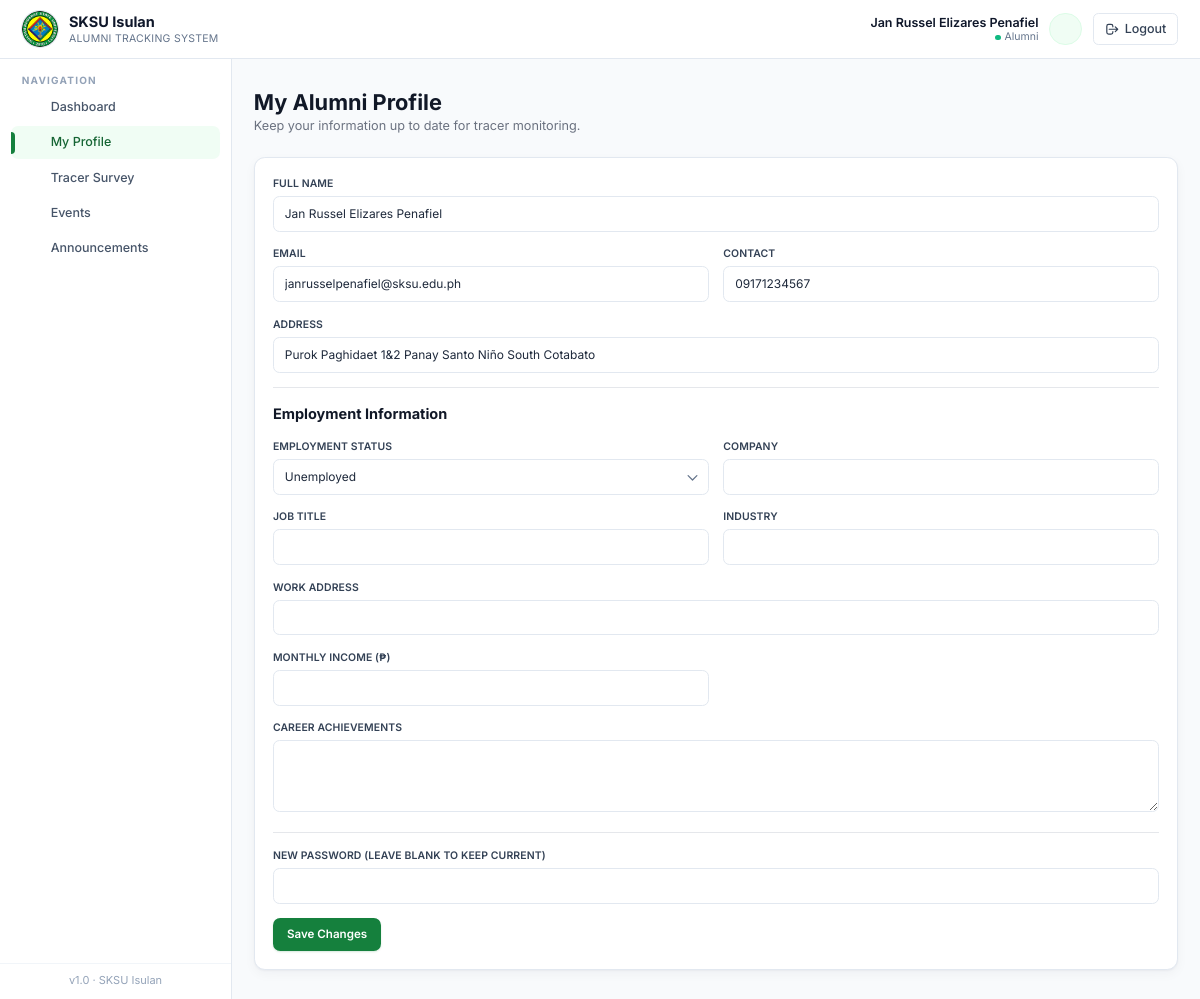
The page /pages/alumni/profile.php (signed in) on the database its author committed.
### tables this page shows
CREATE TABLE `users` (
  `id` int(11) NOT NULL,
  `full_name` varchar(150) NOT NULL,
  `email` varchar(150) NOT NULL,
  `password` varchar(255) NOT NULL,
  `role` enum('student','registrar','alumni','admin') NOT NULL DEFAULT 'student',
  `contact` varchar(30) DEFAULT NULL,
  `address` varchar(255) DEFAULT NULL,
  `status` enum('active','inactive') DEFAULT 'active',
  `created_at` datetime DEFAULT current_timestamp()
);

CREATE TABLE `alumni` (
  `id` int(11) NOT NULL,
  `user_id` int(11) NOT NULL,
  `graduate_id` int(11) NOT NULL,
  `employment_status` enum('Employed','Unemployed','Self-Employed','Further Studies') DEFAULT 'Unemployed',
  `company_name` varchar(150) DEFAULT NULL,
  `job_title` varchar(120) DEFAULT NULL,
  `industry` varchar(120) DEFAULT NULL,
  `work_address` varchar(255) DEFAULT NULL,
  `monthly_income` decimal(10,2) DEFAULT NULL,
  `career_achievements` text DEFAULT NULL,
  `last_updated` datetime DEFAULT current_timestamp()
);

### includes/auth.php (called while the page is built, shortened)
<?php
require_once __DIR__ . '/db.php';
function is_logged_in() {
    return isset($_SESSION['user_id']);
}
function current_user_id() {
    return $_SESSION['user_id'] ?? null;
}
function current_user() {
    global $conn;
    return db_select_one($conn, "SELECT * FROM users WHERE id=?", 'i', [current_user_id()]);
}

### includes/db.php (called while the page is built, shortened)
<?php
function db_select($conn, $sql, $types = '', $params = []) {
    $stmt = mysqli_prepare($conn, $sql);
    if (!empty($params)) {
        mysqli_stmt_bind_param($stmt, $types, ...$params);
    }
    mysqli_stmt_execute($stmt);
    $result = mysqli_stmt_get_result($stmt);
    $rows = [];
    while ($row = mysqli_fetch_assoc($result)) {
        $rows[] = $row;
    }
    return $rows;
}
function db_select_one($conn, $sql, $types = '', $params = []) {
    $rows = db_select($conn, $sql, $types, $params);
    return $rows[0] ?? null;
}
function e($value) {
    return htmlspecialchars((string)$value, ENT_QUOTES, 'UTF-8');
}

### pages/alumni/profile.php (the view, shortened to what this page needs)
<?php
require_once __DIR__ . '/../../includes/auth.php';
$uid = current_user_id();
$user = current_user();
$alumni = db_select_one($conn, "SELECT * FROM alumni WHERE user_id=?", 'i', [$uid]);
include __DIR__ . '/../../templates/header.php';
include __DIR__ . '/../../templates/sidebar.php';
?>
<main class="flex-1 px-4 sm:px-6 py-8">
  <h1 class="text-2xl font-bold text-gray-900">My Alumni Profile</h1>
  <p class="text-sm text-gray-500">Keep your information up to date for tracer monitoring.</p>
  <form action="<?= APP_URL ?>/actions/alumni_update_profile.php" method="post" class="mt-6 card grid sm:grid-cols-2 gap-4">
    <div class="sm:col-span-2"><label class="label">Full Name</label><input type="text" name="full_name" class="input" value="<?= e($user['full_name']) ?>" required></div>
    <div><label class="label">Email</label><input type="email" name="email" class="input" value="<?= e($user['email']) ?>" required></div>
    <div><label class="label">Contact</label><input type="text" name="contact" class="input" value="<?= e($user['contact']) ?>"></div>
    <div class="sm:col-span-2"><label class="label">Address</label><input type="text" name="address" class="input" value="<?= e($user['address']) ?>"></div>
    <div class="sm:col-span-2 border-t pt-4"><h3 class="font-bold text-gray-900">Employment Information</h3></div>
    <div><label class="label">Employment Status</label>
      <select name="employment_status" class="input">
        <?php foreach (['Employed','Unemployed','Self-Employed','Further Studies'] as $o): ?>
          <option <?= ($alumni['employment_status']??'')===$o?'selected':'' ?>><?= $o ?></option>
        <?php endforeach; ?>
      </select>
    </div>
    <div><label class="label">Company</label><input type="text" name="company_name" class="input" value="<?= e($alumni['company_name']??'') ?>"></div>
    <div><label class="label">Job Title</label><input type="text" name="job_title" class="input" value="<?= e($alumni['job_title']??'') ?>"></div>
    <div><label class="label">Industry</label><input type="text" name="industry" class="input" value="<?= e($alumni['industry']??'') ?>"></div>
    <div class="sm:col-span-2"><label class="label">Work Address</label><input type="text" name="work_address" class="input" value="<?= e($alumni['work_address']??'') ?>"></div>
    <div><label class="label">Monthly Income (₱)</label><input type="number" step="0.01" name="monthly_income" class="input" value="<?= e($alumni['monthly_income']??'') ?>"></div>
    <div class="sm:col-span-2"><label class="label">Career Achievements</label><textarea name="career_achievements" rows="3" class="input"><?= e($alumni['career_achievements']??'') ?></textarea></div>
    <div class="sm:col-span-2 border-t pt-4">
      <label class="label">New Password (leave blank to keep current)</label>
      <input type="password" name="password" class="input" minlength="6">
    </div>
    <div class="sm:col-span-2"><button class="btn-primary">Save Changes</button></div>
  </form>
</main>
<?php include __DIR__ . '/../../templates/footer.php'; ?>

### assets/css/app.css (style rules this page uses)
:root { --crimson-50:#f0fdf4; --crimson-100:#dcfce7; --crimson-200:#bbf7d0; --crimson-300:#86efac; --crimson-400:#4ade80; --crimson-500:#22c55e; --crimson-600:#16a34a; --crimson-700:#15803d; --crimson-800:#166534; --crimson-900:#14532d; --ink-50:#f8fafc; --ink-100:#f1f5f9; --ink-200:#e2e8f0; --ink-300:#cbd5e1; --ink-400:#94a3b8; --ink-500:#64748b; --ink-600:#475569; --ink-700:#334155; --ink-800:#1e293b; --ink-900:#0f172a; }
html { font-size: 14.5px; }
html, body { font-family: 'Inter', ui-sans-serif, system-ui, -apple-system, 'Segoe UI', Roboto, sans-serif; }
body { color: var(--ink-800); background: var(--ink-50); line-height: 1.5; }
.card { background:#fff; border-radius: 0.75rem; border:1px solid var(--ink-200); box-shadow: 0 1px 2px rgba(15,23,42,0.04), 0 4px 12px rgba(15,23,42,0.04); padding:1.25rem; transition: box-shadow .2s ease, transform .2s ease, border-color .2s ease; }
.btn-primary, .btn-secondary, .btn-ghost, .btn-danger { display: inline-flex; align-items: center; justify-content: center; gap: 0.45rem; font-weight: 600; font-size: 0.8rem; padding: 0.55rem 0.9rem; border-radius: 0.5rem; transition: background .15s ease, color .15s ease, border-color .15s ease, box-shadow .15s ease, transform .05s ease; border: 1px solid transparent; cursor: pointer; line-height: 1.25; }
.btn-primary { background: var(--crimson-700); color:#fff; box-shadow: 0 1px 2px rgba(21,128,61,0.18); }
.input, select.input, textarea.input { width:100%; padding: 0.55rem 0.75rem; border:1px solid var(--ink-200); background:#fff; border-radius: 0.45rem; outline: none; font-size: 0.825rem; color: var(--ink-800); transition: border-color .15s ease, box-shadow .15s ease, background .15s ease; }
.input::placeholder { color: var(--ink-400); }
select.input { appearance: none; background-repeat: no-repeat; background-position: right 0.6rem center; background-size: 1rem; padding-right: 2.1rem; }
.label { display:block; font-size: 0.72rem; font-weight: 600; color: var(--ink-700); margin-bottom: 0.3rem; letter-spacing: 0.01em; text-transform: uppercase; }

### rows shown on the page
users: full_name "Jan Russel Elizares Penafiel", email "janrusselpenafiel@sksu.edu.ph", contact "09171234567", address "Purok Paghidaet 1&2 Panay Santo Niño South Cotabato"
alumni: employment_status "Unemployed"

### other values the page prints
$_SESSION['full_name'] "Jan Russel Elizares Penafiel"
$_role "Alumni"
$label "Dashboard"
$label "My Profile"
$label "Tracer Survey"
$label "Events"
$label "Announcements"
